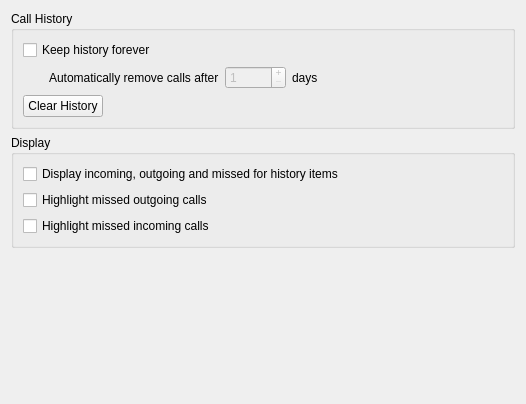
<?xml version="1.0" encoding="UTF-8"?>
<ui version="4.0">
 <class>DlgGeneralBase</class>
 <widget class="QWidget" name="DlgGeneralBase">
  <property name="geometry">
   <rect>
    <x>0</x>
    <y>0</y>
    <width>525</width>
    <height>404</height>
   </rect>
  </property>
  <property name="windowTitle">
   <string notr="true">General settings</string>
  </property>
  <layout class="QVBoxLayout" name="verticalLayout">
   <item>
    <widget class="QGroupBox" name="groupBox1_history_2">
     <property name="sizePolicy">
      <sizepolicy hsizetype="Preferred" vsizetype="Fixed">
       <horstretch>0</horstretch>
       <verstretch>0</verstretch>
      </sizepolicy>
     </property>
     <property name="title">
      <string>Call History</string>
     </property>
     <layout class="QGridLayout" name="gridLayout">
      <item row="0" column="0" colspan="2">
       <widget class="QCheckBox" name="m_pKeepHistory">
        <property name="text">
         <string>Keep history forever</string>
        </property>
       </widget>
      </item>
      <item row="1" column="0">
       <spacer name="horizontalSpacer_2">
        <property name="orientation">
         <enum>Qt::Horizontal</enum>
        </property>
        <property name="sizeType">
         <enum>QSizePolicy::Fixed</enum>
        </property>
        <property name="sizeHint" stdset="0">
         <size>
          <width>20</width>
          <height>20</height>
         </size>
        </property>
       </spacer>
      </item>
      <item row="1" column="1">
       <widget class="QLabel" name="label_2">
        <property name="text">
         <string>Automatically remove calls after</string>
        </property>
       </widget>
      </item>
      <item row="1" column="2">
       <widget class="KIntSpinBox" name="m_pHistoryMax">
        <property name="enabled">
         <bool>false</bool>
        </property>
        <property name="sizePolicy">
         <sizepolicy hsizetype="Preferred" vsizetype="Fixed">
          <horstretch>0</horstretch>
          <verstretch>0</verstretch>
         </sizepolicy>
        </property>
        <property name="buttonSymbols">
         <enum>QAbstractSpinBox::PlusMinus</enum>
        </property>
        <property name="minimum">
         <number>1</number>
        </property>
        <property name="maximum">
         <number>10000</number>
        </property>
       </widget>
      </item>
      <item row="1" column="3">
       <widget class="QLabel" name="label">
        <property name="text">
         <string>days</string>
        </property>
       </widget>
      </item>
      <item row="1" column="4">
       <spacer name="horizontalSpacer">
        <property name="orientation">
         <enum>Qt::Horizontal</enum>
        </property>
        <property name="sizeHint" stdset="0">
         <size>
          <width>40</width>
          <height>20</height>
         </size>
        </property>
       </spacer>
      </item>
      <item row="3" column="0" colspan="2">
       <layout class="QHBoxLayout" name="horizontalLayout_2">
        <item>
         <widget class="QPushButton" name="toolButton_historyClear">
          <property name="text">
           <string>Clear History</string>
          </property>
         </widget>
        </item>
        <item>
         <spacer name="horizontalSpacer_3">
          <property name="orientation">
           <enum>Qt::Horizontal</enum>
          </property>
          <property name="sizeHint" stdset="0">
           <size>
            <width>40</width>
            <height>20</height>
           </size>
          </property>
         </spacer>
        </item>
       </layout>
      </item>
     </layout>
    </widget>
   </item>
   <item>
    <widget class="QGroupBox" name="groupBox">
     <property name="title">
      <string>Display</string>
     </property>
     <layout class="QVBoxLayout" name="verticalLayout_2">
      <item>
       <widget class="QCheckBox" name="kcfg_displayHistoryStatus">
        <property name="text">
         <string>Display incoming, outgoing and missed for history items</string>
        </property>
       </widget>
      </item>
      <item>
       <widget class="QCheckBox" name="kcfg_highlightMissedOutgoingCalls">
        <property name="text">
         <string>Highlight missed outgoing calls</string>
        </property>
       </widget>
      </item>
      <item>
       <widget class="QCheckBox" name="kcfg_highlightMissedIncomingCalls">
        <property name="text">
         <string>Highlight missed incoming calls</string>
        </property>
       </widget>
      </item>
     </layout>
    </widget>
   </item>
   <item>
    <spacer name="verticalSpacer_configGeneral_2">
     <property name="orientation">
      <enum>Qt::Vertical</enum>
     </property>
     <property name="sizeHint" stdset="0">
      <size>
       <width>504</width>
       <height>171</height>
      </size>
     </property>
    </spacer>
   </item>
  </layout>
 </widget>
 <customwidgets>
  <customwidget>
   <class>KIntSpinBox</class>
   <extends>QSpinBox</extends>
   <header>knuminput.h</header>
  </customwidget>
 </customwidgets>
 <resources>
  <include location="../qrc/resources.qrc"/>
 </resources>
 <connections>
  <connection>
   <sender>m_pKeepHistory</sender>
   <signal>toggled(bool)</signal>
   <receiver>m_pHistoryMax</receiver>
   <slot>setDisabled(bool)</slot>
   <hints>
    <hint type="sourcelabel">
     <x>141</x>
     <y>45</y>
    </hint>
    <hint type="destinationlabel">
     <x>301</x>
     <y>81</y>
    </hint>
   </hints>
  </connection>
  <connection>
   <sender>m_pHistoryMax</sender>
   <signal>valueChanged(int)</signal>
   <receiver>DlgGeneralBase</receiver>
   <slot>changed()</slot>
   <hints>
    <hint type="sourcelabel">
     <x>262</x>
     <y>72</y>
    </hint>
    <hint type="destinationlabel">
     <x>474</x>
     <y>69</y>
    </hint>
   </hints>
  </connection>
  <connection>
   <sender>m_pKeepHistory</sender>
   <signal>toggled(bool)</signal>
   <receiver>DlgGeneralBase</receiver>
   <slot>changed()</slot>
   <hints>
    <hint type="sourcelabel">
     <x>84</x>
     <y>45</y>
    </hint>
    <hint type="destinationlabel">
     <x>492</x>
     <y>28</y>
    </hint>
   </hints>
  </connection>
 </connections>
 <slots>
  <slot>changed()</slot>
 </slots>
</ui>
